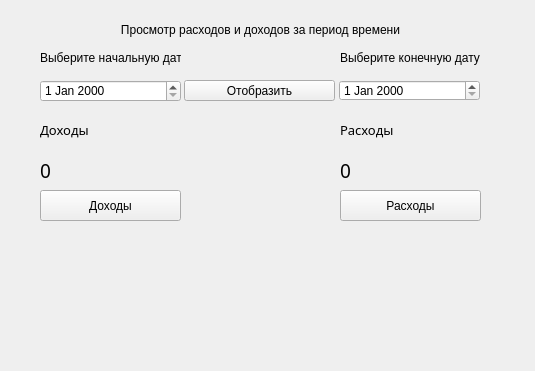
<?xml version="1.0" encoding="UTF-8"?>
<ui version="4.0">
 <class>Form</class>
 <widget class="QWidget" name="Form">
  <property name="geometry">
   <rect>
    <x>0</x>
    <y>0</y>
    <width>535</width>
    <height>371</height>
   </rect>
  </property>
  <property name="windowTitle">
   <string>Form</string>
  </property>
  <widget class="QLabel" name="info_label">
   <property name="geometry">
    <rect>
     <x>40</x>
     <y>20</y>
     <width>441</width>
     <height>20</height>
    </rect>
   </property>
   <property name="text">
    <string>Просмотр расходов и доходов за период времени</string>
   </property>
   <property name="alignment">
    <set>Qt::AlignCenter</set>
   </property>
  </widget>
  <widget class="QDateEdit" name="data_start">
   <property name="geometry">
    <rect>
     <x>40</x>
     <y>80</y>
     <width>141</width>
     <height>22</height>
    </rect>
   </property>
  </widget>
  <widget class="QDateEdit" name="data_stop">
   <property name="geometry">
    <rect>
     <x>339</x>
     <y>80</y>
     <width>141</width>
     <height>21</height>
    </rect>
   </property>
  </widget>
  <widget class="QLabel" name="start_info">
   <property name="geometry">
    <rect>
     <x>40</x>
     <y>50</y>
     <width>141</width>
     <height>16</height>
    </rect>
   </property>
   <property name="text">
    <string>Выберите начальную дату</string>
   </property>
  </widget>
  <widget class="QLabel" name="stop_info">
   <property name="geometry">
    <rect>
     <x>340</x>
     <y>50</y>
     <width>141</width>
     <height>16</height>
    </rect>
   </property>
   <property name="text">
    <string>Выберите конечную дату</string>
   </property>
  </widget>
  <widget class="QLabel" name="del_info">
   <property name="geometry">
    <rect>
     <x>340</x>
     <y>120</y>
     <width>141</width>
     <height>20</height>
    </rect>
   </property>
   <property name="font">
    <font>
     <family>Segoe Print</family>
     <pointsize>10</pointsize>
    </font>
   </property>
   <property name="text">
    <string>Расходы</string>
   </property>
  </widget>
  <widget class="QLabel" name="add_info">
   <property name="geometry">
    <rect>
     <x>40</x>
     <y>120</y>
     <width>141</width>
     <height>20</height>
    </rect>
   </property>
   <property name="font">
    <font>
     <family>Segoe Print</family>
     <pointsize>10</pointsize>
    </font>
   </property>
   <property name="text">
    <string>Доходы</string>
   </property>
  </widget>
  <widget class="QLabel" name="sum_add_money">
   <property name="geometry">
    <rect>
     <x>40</x>
     <y>160</y>
     <width>141</width>
     <height>20</height>
    </rect>
   </property>
   <property name="font">
    <font>
     <family>Segoe Print</family>
     <pointsize>14</pointsize>
    </font>
   </property>
   <property name="text">
    <string>0</string>
   </property>
  </widget>
  <widget class="QLabel" name="sum_del_money">
   <property name="geometry">
    <rect>
     <x>340</x>
     <y>160</y>
     <width>141</width>
     <height>20</height>
    </rect>
   </property>
   <property name="font">
    <font>
     <family>Segoe Print</family>
     <pointsize>14</pointsize>
    </font>
   </property>
   <property name="text">
    <string>0</string>
   </property>
  </widget>
  <widget class="QPushButton" name="info_button">
   <property name="geometry">
    <rect>
     <x>184</x>
     <y>80</y>
     <width>151</width>
     <height>21</height>
    </rect>
   </property>
   <property name="text">
    <string>Отобразить</string>
   </property>
  </widget>
  <widget class="QPushButton" name="add_info_money">
   <property name="geometry">
    <rect>
     <x>40</x>
     <y>190</y>
     <width>141</width>
     <height>31</height>
    </rect>
   </property>
   <property name="text">
    <string>Доходы</string>
   </property>
  </widget>
  <widget class="QPushButton" name="del_info_money">
   <property name="geometry">
    <rect>
     <x>340</x>
     <y>190</y>
     <width>141</width>
     <height>31</height>
    </rect>
   </property>
   <property name="text">
    <string>Расходы</string>
   </property>
  </widget>
 </widget>
 <resources/>
 <connections/>
</ui>
